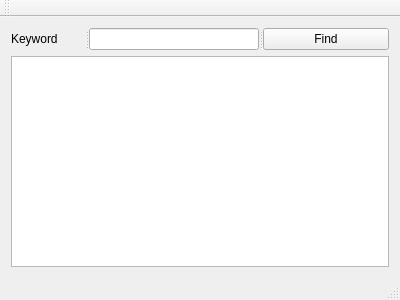
<?xml version="1.0" encoding="UTF-8"?>
<ui version="4.0">
 <class>TextFinder</class>
 <widget class="QMainWindow" name="TextFinder">
  <property name="geometry">
   <rect>
    <x>0</x>
    <y>0</y>
    <width>400</width>
    <height>300</height>
   </rect>
  </property>
  <property name="windowTitle">
   <string>TextFinder</string>
  </property>
  <widget class="QWidget" name="centralWidget">
   <layout class="QVBoxLayout" name="verticalLayout">
    <item>
     <widget class="QSplitter" name="splitter">
      <property name="orientation">
       <enum>Qt::Horizontal</enum>
      </property>
      <widget class="QLabel" name="label">
       <property name="text">
        <string>Keyword</string>
       </property>
      </widget>
      <widget class="QLineEdit" name="lineEdit"/>
      <widget class="QPushButton" name="findButton">
       <property name="text">
        <string>Find</string>
       </property>
      </widget>
     </widget>
    </item>
    <item>
     <widget class="QTextEdit" name="textEdit"/>
    </item>
   </layout>
  </widget>
  <widget class="QMenuBar" name="menuBar">
   <property name="geometry">
    <rect>
     <x>0</x>
     <y>0</y>
     <width>400</width>
     <height>21</height>
    </rect>
   </property>
  </widget>
  <widget class="QToolBar" name="mainToolBar">
   <attribute name="toolBarArea">
    <enum>TopToolBarArea</enum>
   </attribute>
   <attribute name="toolBarBreak">
    <bool>false</bool>
   </attribute>
  </widget>
  <widget class="QStatusBar" name="statusBar"/>
 </widget>
 <layoutdefault spacing="6" margin="11"/>
 <resources/>
 <connections/>
</ui>
